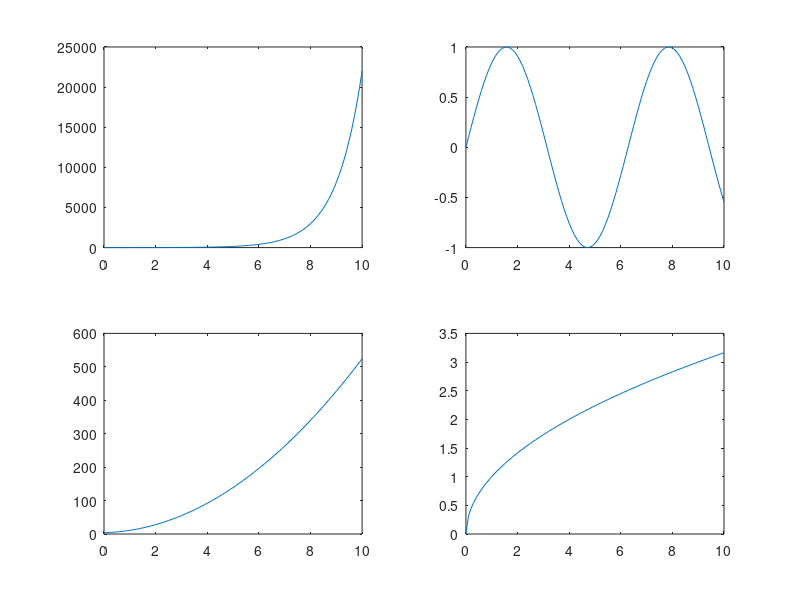

MATLAB code to generate this figure:
x=0:0.1:10;
a=5;
b=2;
c=4;
y1=exp(x);
y2=sin(x);
y3=a*x.^2+b*x+c;
y4=sqrt(x);
subplot(2,2,1);
plot(x,y1)
subplot(2,2,2);
plot(x,y2)
subplot(2,2,3);
plot(x,y3)
subplot(2,2,4);
plot(x,y4)